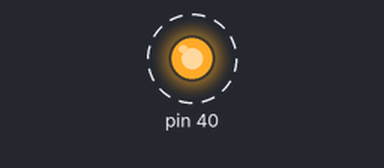
Bench run of a program on a simulated Raspberry Pi (header pin numbers). On the bench: output pins drawn as LEDs (lit = HIGH). Dashed ring = blinking.

Above: at 0.12 s.
Timing chart, 0 to 3.0 s (numbered marks = the images above):
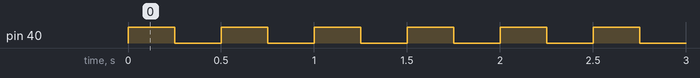

The program:

gpio.py
```python
import RPi.GPIO as GPIO
import time

GPIO.setmode(GPIO.BOARD)
GPIO.setup(40, GPIO.OUT)

try:
	while(1):
		GPIO.output(40, GPIO.HIGH)
		time.sleep(0.25)
		GPIO.output(40, GPIO.LOW)
		time.sleep(0.25)
except KeyboardInterrupt:
	 GPIO.cleanup()
```

Measured:
- by itself, pin 40: alternates HIGH for 0.25 s and LOW for 0.25 s
